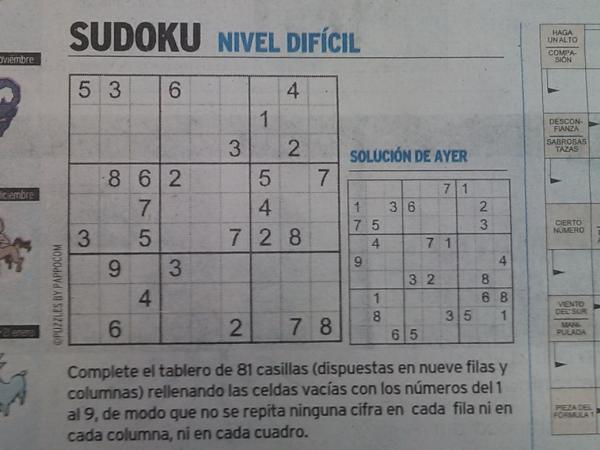
#> input picture imgs/2.jpg, 600 x 450 px
$ python -i utils.py   (imports and definitions only)
#> lines starting #> are read from the running program, lines starting #| are printed output that depends on the picture; after the words box and inside, x2 and y2 are one past the last pixel; in counts of white or black regions, pixels touching at a corner belong together
import numpy as np
import matplotlib.pyplot as plt
import cv2


def pre_processing0(img):
    img_gray = cv2.cvtColor(img, cv2.COLOR_RGB2GRAY)
    img_blur = cv2.GaussianBlur(img_gray, (7, 7), 0)
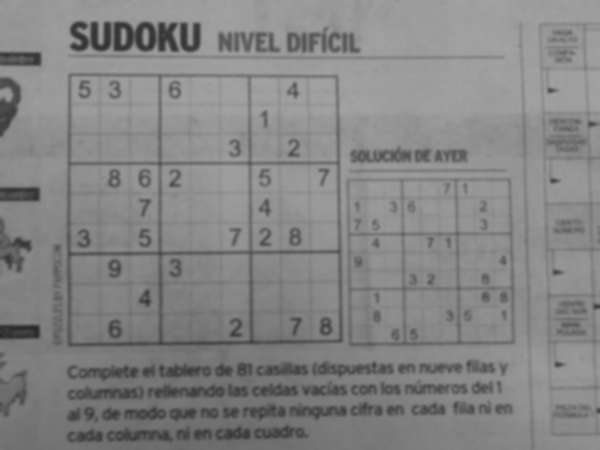
#> img_blur: shape (450, 600); min 40, max 163, mean 132.5
    img_canny = cv2.Canny(img_blur, 100, 200)
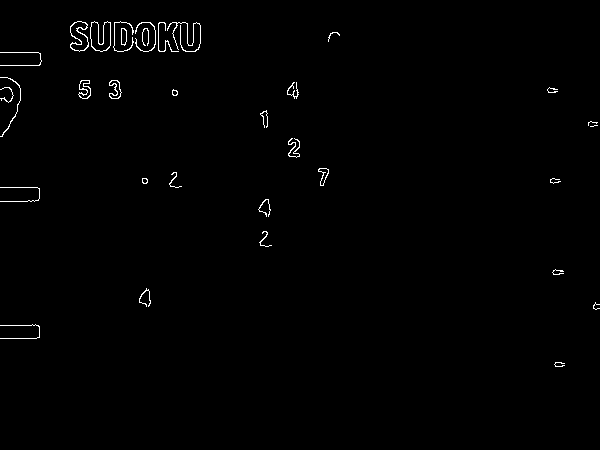
#> img_canny: shape (450, 600); 0.76% white in thin lines or dots, all inside (x1, y1, x2, y2) = (0, 21, 600, 367)
    kernel = np.ones((5, 5), np.uint8)
    img_dila = cv2.dilate(img_canny, kernel, iterations=1)
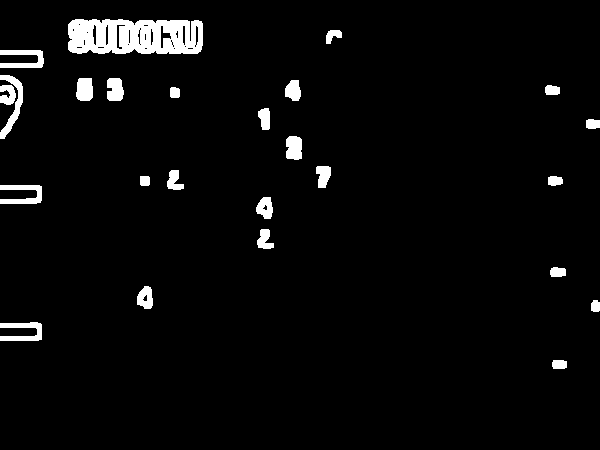
#> img_dila: shape (450, 600); 3.7% white; 25 white regions, largest, box (x1, y1, x2, y2) and area: (68, 19, 203, 54) 3991, (0, 75, 23, 139) 493, (0, 50, 44, 68) 475
    img_threshold = cv2.erode(img_dila, kernel, iterations=1)
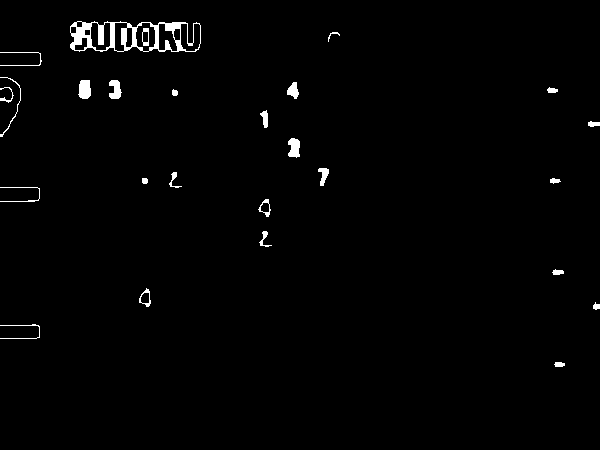
#> img_threshold: shape (450, 600); 1.4% white; 26 white regions, largest, box (x1, y1, x2, y2) and area: (70, 21, 201, 52) 1578, (78, 80, 91, 99) 206, (288, 138, 300, 158) 188
    return img_threshold


def pre_processing1(img):
    img_gray = cv2.cvtColor(img, cv2.COLOR_RGB2GRAY)
    img_blur = cv2.GaussianBlur(img_gray, (7, 7), 0)
    img_threshold = cv2.adaptiveThreshold(img_blur, 255, cv2.ADAPTIVE_THRESH_GAUSSIAN_C, cv2.THRESH_BINARY_INV, 11, 2)
    return img_threshold


def all_contours(img, img_color):
    contours, hierarchy = cv2.findContours(img, cv2.RETR_EXTERNAL, cv2.CHAIN_APPROX_SIMPLE)
    img_contours = img_color.copy()
    cv2.drawContours(img_contours, contours, -1, (0, 255, 0), 2)
    return contours, img_contours


def right_contour_(contours):
    right_contour = np.array([])
    points = np.array([])
    max_area = 0
    for cnt in contours:
        area = cv2.contourArea(cnt)
        if area > 50:
            perimeter = cv2.arcLength(cnt, True)
            box = cv2.approxPolyDP(cnt, perimeter*0.1, True)
            if area > max_area and len(box) == 4:
                right_contour = [cnt]
                points = box
                max_area = area
    return right_contour, points


def reorder_points(points):
    points = points.reshape(-1, 2)
    sum = points.sum(axis=1)
    pt1 = points[np.argmin(sum)]
    pt4 = points[np.argmax(sum)]
    diff = np.diff(points, axis=1)
    pt2 = points[np.argmax(diff)]
    pt3 = points[np.argmin(diff)]

    order_points = np.array([pt1, pt2, pt3, pt4])
    return order_points

>>> import cv2
>>> picture = cv2.cvtColor(cv2.imread('../imgs/2.jpg'), cv2.COLOR_BGR2RGB)
>>> result = pre_processing0(picture)

$ run again, on imgs/4.jpg
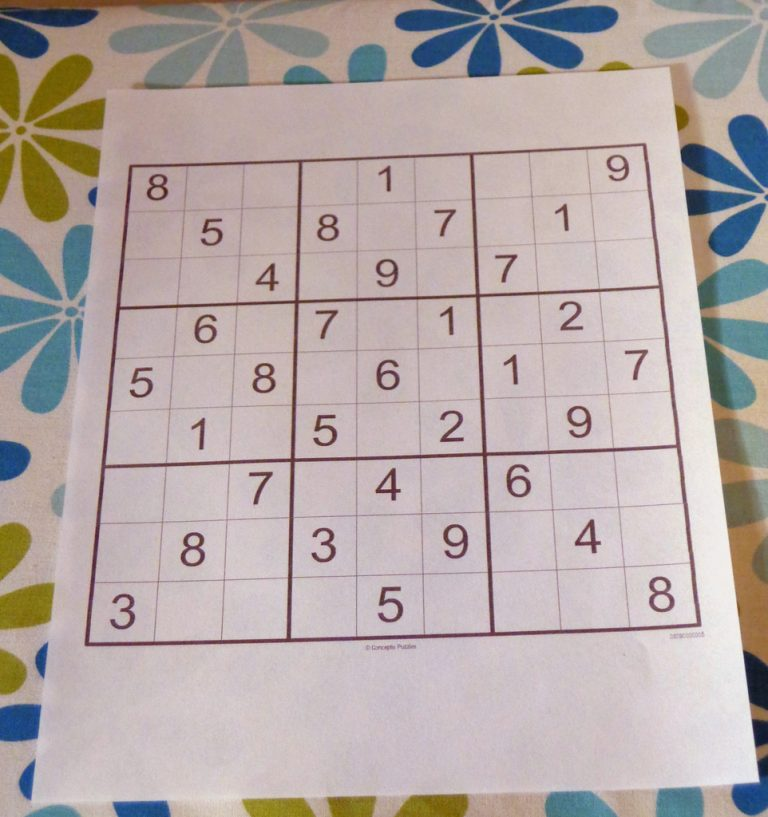
#> input picture imgs/4.jpg, 768 x 817 px
#> in pre_processing0, `img_canny = cv2.Canny(img_blur, 100, 200)`:
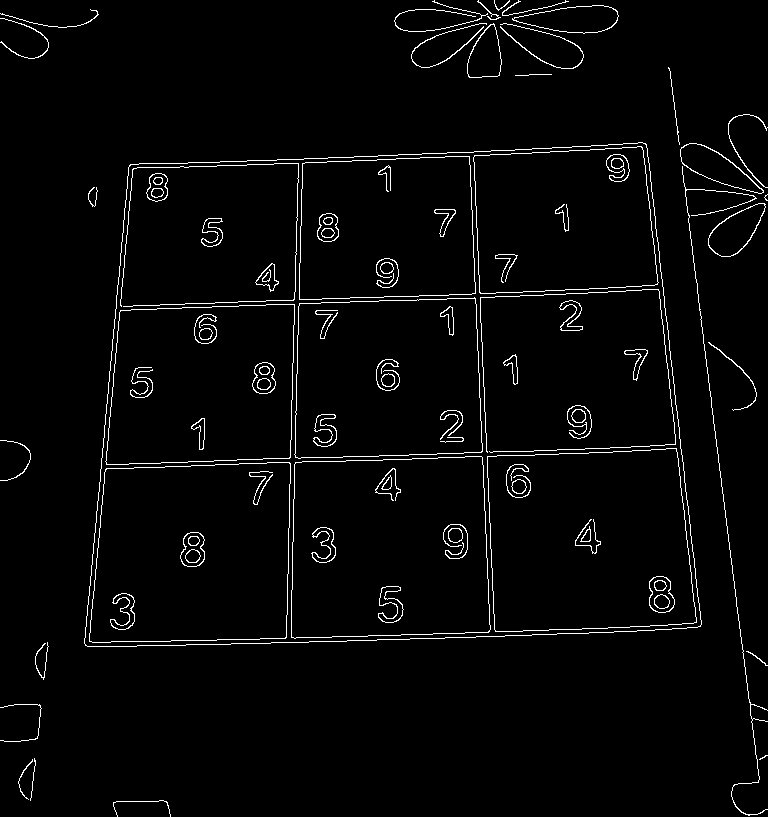
#> img_canny: shape (817, 768); 2.7% white in thin lines or dots
#> img_dila: shape (817, 768); 13.1% white; 44 white regions, largest, box (x1, y1, x2, y2) and area: (82, 140, 704, 649) 38488, (666, 65, 768, 817) 9391, (392, 0, 621, 80) 6539
#> in pre_processing0, `img_threshold = cv2.erode(img_dila, kernel, iterations=1)`:
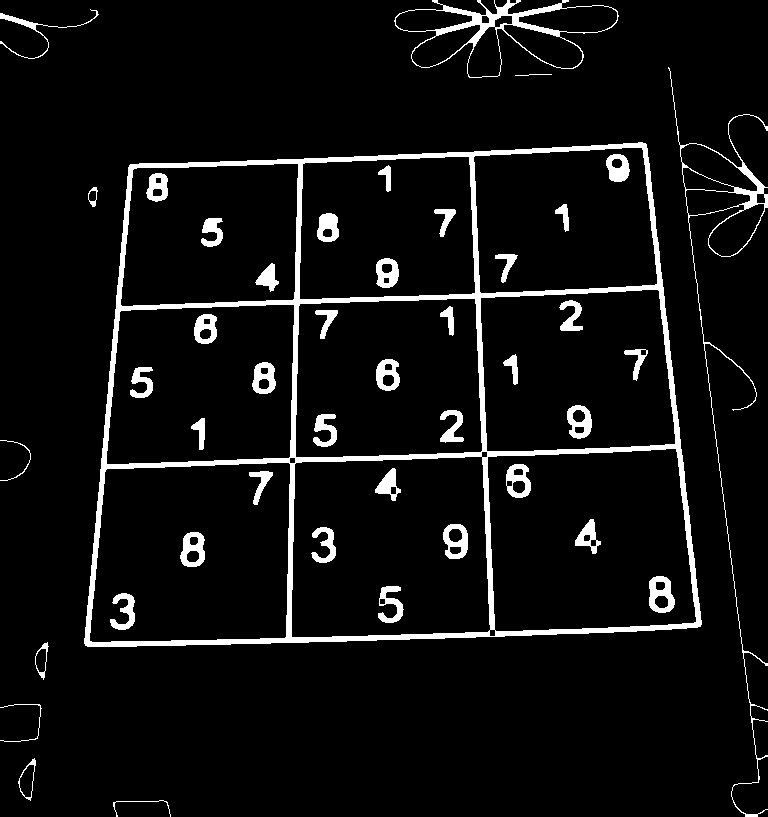
#> img_threshold: shape (817, 768); 6.3% white; 44 white regions, largest, box (x1, y1, x2, y2) and area: (84, 142, 702, 647) 21424, (394, 0, 619, 78) 2299, (668, 67, 768, 817) 2223

$ run again, on imgs/5.jpg
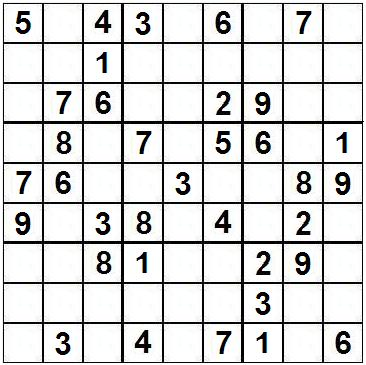
#> input picture imgs/5.jpg, 366 x 365 px
#> in pre_processing0, `img_canny = cv2.Canny(img_blur, 100, 200)`:
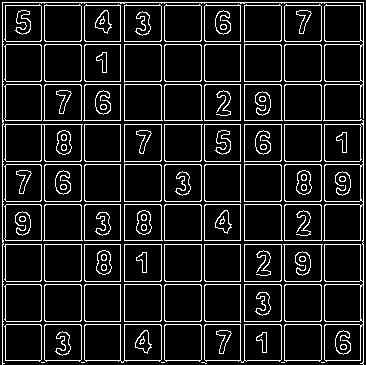
#> img_canny: shape (365, 366); 12.4% white in thin lines or dots
#> img_dila: shape (365, 366); 51% white; 90 black regions, largest, box (x1, y1, x2, y2) and area: (127, 47, 159, 79) 1022, (247, 47, 279, 79) 1022, (167, 127, 199, 159) 1022
#> in pre_processing0, `img_threshold = cv2.erode(img_dila, kernel, iterations=1)`:
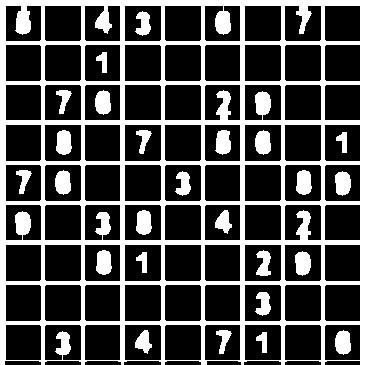
#> img_threshold: shape (365, 366); 29.5% white; 26 white regions, largest, box (x1, y1, x2, y2) and area: (0, 0, 366, 365) 32987, (56, 130, 72, 155) 325, (296, 170, 312, 195) 325
